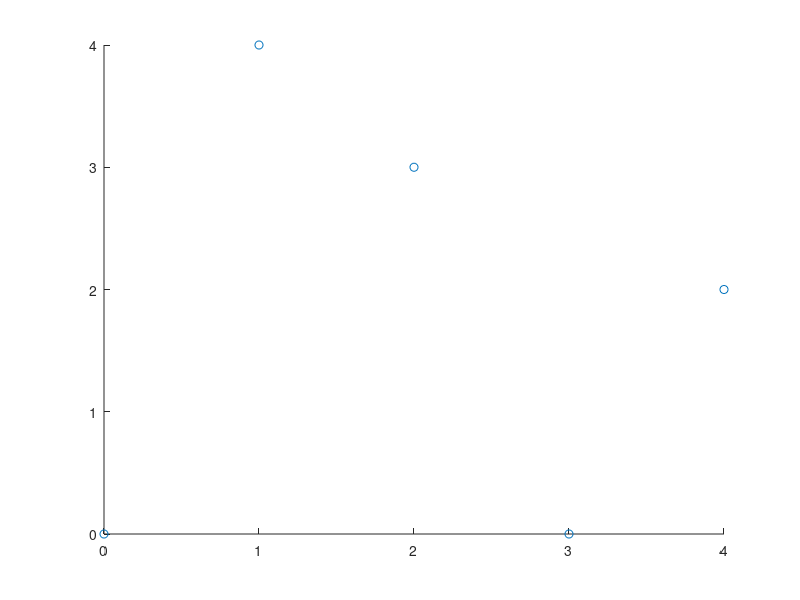

Recreate this plot in MATLAB. (Note: this script raises an error after producing the figure.)
x = [0 0; 2 3; 1 4; 4 2; 3 0];
scatter(x(:, 1), x(:, 2));
calcJE(x, [1 2 3], [4 5])
calcJE(x, [2 3 5], [1 4])
calcJE(x, 4, [1 2 3 5])
calcJE(x, [3 5], [1 2 4])